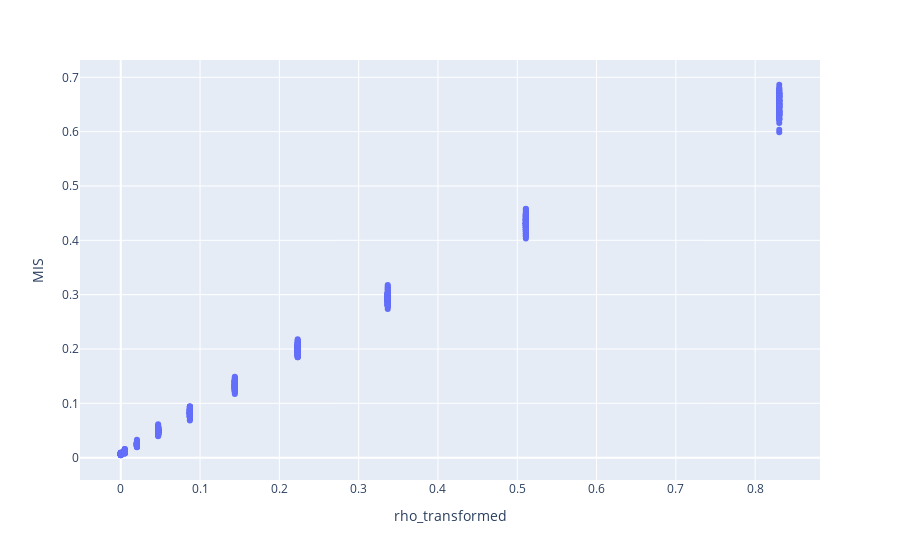

The code cell stored with this chart in its notebook:
### Code cell
px.scatter(res_df, x="rho_transformed", y="MIS")

### Figure 1 — Plotly figure (JSON) as saved in the notebook; plotly's stock layout.template omitted (floating-point values rounded to 4 significant figures; data arrays with more than 128 entries replaced by an {"elided": "..."} marker saying what was removed)
{"data": [{"hovertemplate": "rho_transformed=%{x}<br>MIS=%{y}<extra></extra>", "legendgroup": "", "marker": {"color": "#636efa", "symbol": "circle"}, "mode": "markers", "name": "", "orientation": "v", "showlegend": false, "type": "scatter", "x": {"elided": "1000 float values"}, "xaxis": "x", "y": {"elided": "1000 float values"}, "yaxis": "y"}], "layout": {"legend": {"tracegroupgap": 0}, "margin": {"t": 60}, "xaxis": {"anchor": "y", "domain": [0, 1], "title": {"text": "rho_transformed"}}, "yaxis": {"anchor": "x", "domain": [0, 1], "title": {"text": "MIS"}}}}
